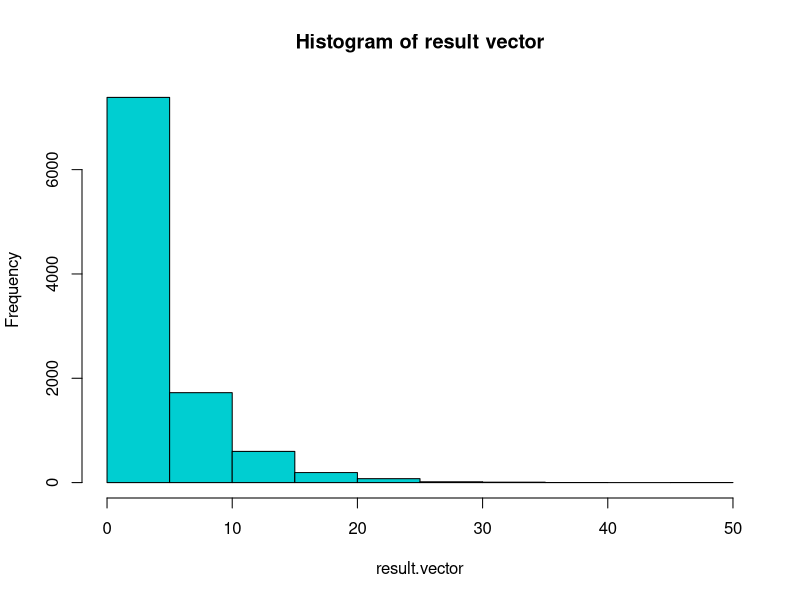

The R source for this figure:
## ---- chunk 1
answer=(3/7)/(1-(3/7))^2
cat (answer)
## ---- chunk 2
Vector.1<-seq(1, 25, 1)
print (Vector.1)
vector.squared<-Vector.1^2
print(vector.squared)
## ---- chunk 3
x<-0.4285714
number.terms<-26
i <- 0

# Now we'll create a vector to keep track
# of all the cumulative totals:

cumulative.total.vector <- numeric( number.terms )

# Now we enter the for loop:

for( n in 0:number.terms ) {
    
    # Each time through the loop, we will add a
    # higher power of x to the total:
    
    i<- (n * x^n)+i
    
    # Now we store the current value of total.sum
    # in the cumulative.total.vector. Notice that
    # we have to add 1 to the power.index:
    
    cumulative.total.vector[ n+1  ] <- i
}

# Now that we're done with the loop, we can 
# display the cumulative.total.vector, which
# will have all the running totals:

cumulative.total.vector
## ---- chunk 4
answer<-((1-.2)^3)*.2
cat(answer)
## ---- chunk 5
dgeom(3, 0.2)
## ---- chunk 6
answer<-(1-.2)/.2
cat(answer)
## ---- chunk 7
# Since this is a geometric random variable,
# we'll start by specifying the probability of success:

probability.success <- 0.2

number.replications <- 10000

result.vector <- numeric( number.replications )

for( replication.index in 1:number.replications ) {
    
    # First, we set up the variable that keeps track of
    # the whether or not a success has occurred:
    
    failure.status <- "Failure"
    
    # Now we have an accumulator random variable
    # that will keep track of the number of failures
    # before the first success:
    
    number.failures <- 0
    
    # Now we enter the while loop
    
    while( failure.status == "Failure" ) {
        
        # First, let's run a trial, which will either be
        # a success or a failure:
        
        failure.status <- sample( c("Success", "Failure"), 1,
                               prob = c(probability.success, 1 - probability.success) )
        
        # Now let's check to see if the trial is a failure
        # If the trial is a Failure, then update the 
        # accumulator variable that is counting the number
        # of failures.
        
        if( failure.status == "Failure" ) {
            number.failures <- number.failures + 1
        }
        
    }
    
    result.vector[ replication.index ] <- number.failures
    
}
 answer<-mean( result.vector == 3 )
# cat ("P (X=3)=",answer)
cat("(P (X=3)=",answer, "\n")
varance<-var( result.vector )
 cat ("varance=",varance)
    
## ---- chunk 8
hist( result.vector,
      main = "Histogram of result vector",
      col = "darkturquoise" )

## ---- chunk 9
1-(1-.06)^6
## ---- chunk 10
pgeom(5, 0.06)
## ---- chunk 11
# Since this is a geometric random variable,
# we'll start by specifying the probability of success:

probability.success <- 0.06

number.replications <- 10000

result.vector <- numeric( number.replications )

for( replication.index in 1:number.replications ) {
    
    # First, we set up the variable that keeps track of
    # the whether or not a success has occurred:
    
    failure.status <- "Failure"
    
    # Now we have an accumulator random variable
    # that will keep track of the number of failures
    # before the first success:
    
    number.failures <- 0
    
    # Now we enter the while loop
    
    while( failure.status == "Failure" ) {
        
        # First, let's run a trial, which will either be
        # a success or a failure:
        
        failure.status <- sample( c("Success", "Failure"), 1,
                               prob = c(probability.success, 1 - probability.success) )
        
        # Now let's check to see if the trial is a failure
        # If the trial is a Failure, then update the 
        # accumulator variable that is counting the number
        # of failures.
        
        if( failure.status == "Failure" ) {
            number.failures <- number.failures + 1
        }
        
    }
    
    result.vector[ replication.index ] <- number.failures
}
mean( result.vector <= 5 )

## ---- chunk 12
(1-.14)^9
## ---- chunk 13
pgeom(8, .14,lower.tail=FALSE)
## ---- chunk 14
# Since this is a geometric random variable,
# we'll start by specifying the probability of success:

probability.success <- 0.14

number.replications <- 10000

result.vector <- numeric( number.replications )

for( replication.index in 1:number.replications ) {
    
    # First, we set up the variable that keeps track of
    # the whether or not a success has occurred:
    
    failure.status <- "Failure"
    
    # Now we have an accumulator random variable
    # that will keep track of the number of failures
    # before the first success:
    
    number.failures <- 0
    
    # Now we enter the while loop
    
    while( failure.status == "Failure" ) {
        
        # First, let's run a trial, which will either be
        # a success or a failure:
        
        failure.status <- sample( c("Success", "Failure"), 1,
                               prob = c(probability.success, 1 - probability.success) )
        
        # Now let's check to see if the trial is a failure
        # If the trial is a Failure, then update the 
        # accumulator variable that is counting the number
        # of failures.
        
        if( failure.status == "Failure" ) {
            number.failures <- number.failures + 1
        }
        
    }
    
    result.vector[ replication.index ] <- number.failures
}
mean( result.vector > 8 )
## ---- chunk 15
# Since this is a geometric random variable,
# we'll start by specifying the probability of success:

probability.success <-(1/8)

number.replications <- 10000

result.vector <- numeric( number.replications )

for( replication.index in 1:number.replications ) {
    
    # First, we set up the variable that keeps track of
    # the whether or not a success has occurred:
    
    failure.status <- "Failure"
    
    # Now we have an accumulator random variable
    # that will keep track of the number of failures
    # before the first success:
    
    number.failures <- 0
    
    # Now we enter the while loop
    
    while( failure.status == "Failure" ) {
        
        # First, let's run a trial, which will either be
        # a success or a failure:
        
        failure.status <- sample( c("Success", "Failure"), 1,
                               prob = c(probability.success, 1 - probability.success) )
        
        # Now let's check to see if the trial is a failure
        # If the trial is a Failure, then update the 
        # accumulator variable that is counting the number
        # of failures.
        
        if( failure.status == "Failure" ) {
            number.failures <- number.failures + 1
        }
        
    }
    
    result.vector[ replication.index ] <- number.failures
}
expected.value.sim=mean( result.vector )
cat ("simulation gives me ",expected.value.sim )
## ---- chunk 16
# Since this is a geometric random variable,
# we'll start by specifying the probability of success:

probability.success <-.3

number.replications <- 10000

result.vector <- numeric( number.replications )

for( replication.index in 1:number.replications ) {
    
    # First, we set up the variable that keeps track of
    # the whether or not a success has occurred:
    
    failure.status <- "Failure"
    
    # Now we have an accumulator random variable
    # that will keep track of the number of failures
    # before the first success:
    
    number.failures <- 0
    
    # Now we enter the while loop
    
    while( failure.status == "Failure" ) {
        
        # First, let's run a trial, which will either be
        # a success or a failure:
        
        failure.status <- sample( c("Success", "Failure"), 1,
                               prob = c(probability.success, 1 - probability.success) )
        
        # Now let's check to see if the trial is a failure
        # If the trial is a Failure, then update the 
        # accumulator variable that is counting the number
        # of failures.
        
        if( failure.status == "Failure" ) {
            number.failures <- number.failures + 1
        }
        
    }
    
    result.vector[ replication.index ] <- number.failures
}
var( result.vector )
